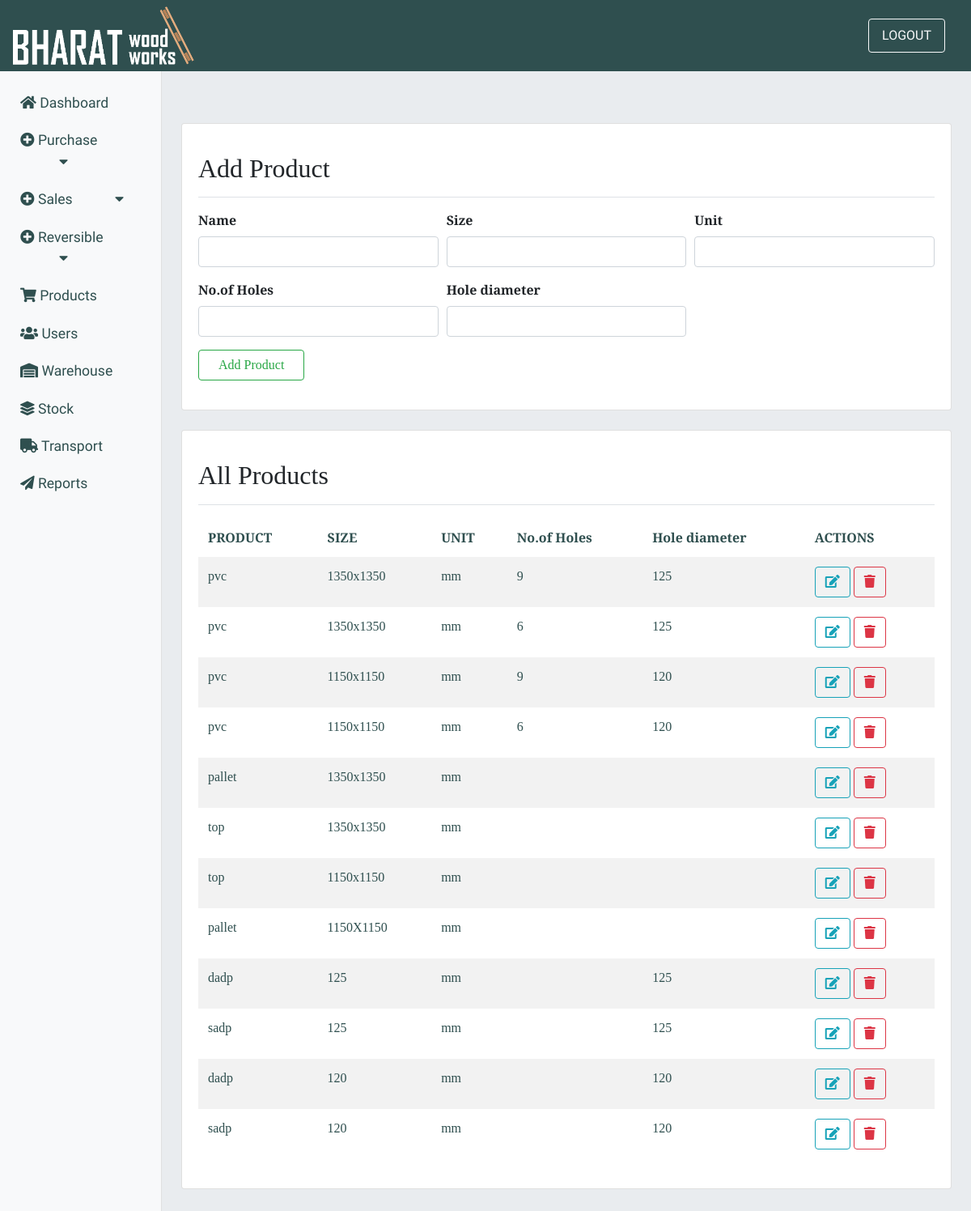
Screenshot of /product/ (signed in) with the database file from the repository.
### purchase/models.py (models this page shows, shortened)
class Product(models.Model):
    product_name = models.CharField(max_length=40)
    size     = models.CharField(max_length=30)
    unit     = models.CharField(max_length=30,null=True)
    holes    = models.CharField(max_length=20,default=" ")
    hole_size= models.CharField(max_length=20,default=" ")
    is_active = models.BooleanField(default=True)

### purchase/views.py (the view, shortened to what this page needs)
# urls.py: path('product/', views.product, name='product'),
@login_required(login_url='login')
def product(request):
    context = {}
    prod_data = Product.objects.all().order_by('-id')
    productform = ProductForm()
    context = {'productform': productform, 'prod_data': prod_data}
    return render(request, 'purchase/add_product.html', context)

### purchase/forms.py
class ProductForm(forms.ModelForm):
    class Meta():
        model = Product
        fields = ('product_name','size','unit','hole_size','holes')

### purchase/templates/purchase/add_product.html (shortened to what this page needs)
{% extends 'inventory/main.html' %}
{% block content %}
<div class="card mb-4">
    <div class="card-body">
        <form method="POST">{% csrf_token %}
            <div
                class="d-flex justify-content-between flex-wrap flex-md-nowrap align-items-center pt-3 pb-2 mb-3 border-bottom">
                <h1 class="h2">Add Product</h1>
            </div>
            <div class="form-row">
                <div class="col-sm-4 mb-3">
                    <label class="font-weight-bold">Name</label>
                    <input type="text" class="form-control" name="product_name" required>
                </div>
                <div class="col-sm-4 mb-3">
                    <label class="font-weight-bold">Size</label>
                    <input type="text" class="form-control" name="size" required>
                </div>
                <div class="col-sm-4 mb-3">
                    <label class="font-weight-bold">Unit</label>
                    <input type="text" class="form-control" name="unit">
                </div>
            </div>
            <div class="form-row">
                <div class="col-sm-4 mb-3">
                    <label class="font-weight-bold">No.of Holes </label>
                    <input type="text" class="form-control" name="holes">
                </div>
                <div class="col-sm-4 mb-3">
                    <label class="font-weight-bold">Hole diameter</label>
                    <input type="text" class="form-control" name="hole_size">
                </div>
            </div>
            <button class="btn btn-outline-success mb-3 px-4" type="submit">Add Product</button>
        </form>
    </div>
</div>
<div class="card mb-4">
    <div class="card-body">
        <div
            class="d-flex justify-content-between flex-wrap flex-md-nowrap align-items-center pt-3 pb-2 mb-3 border-bottom">
            <h1 class="h2">All Products</h1>
        </div>
        <table class="table table-striped table-borderless" data-toggle="table" data-search="true"
            data-show-toggle="true" data-show-fullscreen="true" data-show-columns="true">
            <thead>
                <tr>
                    <th>PRODUCT</th>
                    <th>SIZE</th>
                    <th>UNIT</th>
                    <th>No.of Holes</th>
                    <th>Hole diameter</th>
                    <th>ACTIONS</th>
                </tr>
            </thead>
            <tbody>
                {% for product in prod_data %}
                {% if product.is_active == True %}
                <tr>
                    <td>{{ product.product_name }}</td>
                    <td>{{ product.size }}</td>
                    <td>{{ product.unit }}</td>
                    <td>{{ product.holes }}</td>
                    <td>{{ product.hole_size }}</td>
                    <td>
                        <a href="#" class="btn btn-outline-info" data-toggle="modal" data-target="#modaledit{{ product.id }}">
                            <i class="fas fa-edit"></i>
                        </a>
                        <button type="button" class="btn btn-outline-danger" data-toggle="modal"
                            data-target="#deleteModal{{ product.id }}">
                            <i class="fas fa-trash"></i>
                        </button>
                    </td>
                </tr>
                {% endif %}
                {% endfor %}
            </tbody>
        </table>
    </div>
</div>
{% endblock %}

### static/css/dashboard.css (style rules this page uses)
:root { --Sniglet-font: "Sniglet", cursive; --Rubik: "Rubik", cursive; --Patua: "Patua One", cursive; --Lobster: "lobster", cursive; --Merriweather: "Merriweather Sans", cursive; --light-black: #2e2c2caf; --bggradient: linear-gradient(to bottom, #ff5733, #ffffff); --light-gray: rgba(255, 255, 255, 0.877); }
tr, td { color: darkslategrey; }

### rows the page displays
Product: product_name "pvc", size "1350x1350", unit "mm", holes "9", hole_size "125"
Product: product_name "pvc", size "1350x1350", unit "mm", holes "6", hole_size "125"
Product: product_name "pvc", size "1150x1150", unit "mm", holes "9", hole_size "120"
Product: product_name "pvc", size "1150x1150", unit "mm", holes "6", hole_size "120"
Product: product_name "pallet", size "1350x1350", unit "mm"
Product: product_name "top", size "1350x1350", unit "mm"
Product: product_name "top", size "1150x1150", unit "mm"
Product: product_name "pallet", size "1150X1150", unit "mm"
Product: product_name "dadp", size "125", unit "mm", hole_size "125"
Product: product_name "sadp", size "125", unit "mm", hole_size "125"
Product: product_name "dadp", size "120", unit "mm", hole_size "120"
Product: product_name "sadp", size "120", unit "mm", hole_size "120"
